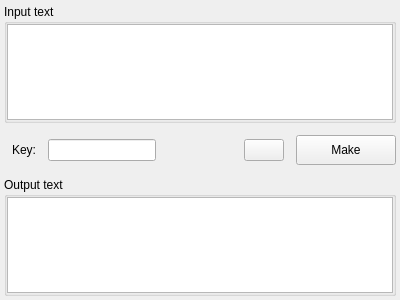
<?xml version="1.0" encoding="UTF-8"?>
<ui version="4.0">
 <class>vernam</class>
 <widget class="QWidget" name="vernam">
  <property name="geometry">
   <rect>
    <x>0</x>
    <y>0</y>
    <width>400</width>
    <height>300</height>
   </rect>
  </property>
  <property name="windowTitle">
   <string>Form</string>
  </property>
  <layout class="QVBoxLayout" name="verticalLayout">
   <property name="spacing">
    <number>12</number>
   </property>
   <property name="leftMargin">
    <number>4</number>
   </property>
   <property name="topMargin">
    <number>4</number>
   </property>
   <property name="rightMargin">
    <number>4</number>
   </property>
   <property name="bottomMargin">
    <number>4</number>
   </property>
   <item>
    <widget class="QGroupBox" name="group_box_input">
     <property name="title">
      <string>Input text</string>
     </property>
     <layout class="QVBoxLayout" name="verticalLayout_40">
      <property name="spacing">
       <number>0</number>
      </property>
      <property name="leftMargin">
       <number>0</number>
      </property>
      <property name="topMargin">
       <number>0</number>
      </property>
      <property name="rightMargin">
       <number>0</number>
      </property>
      <property name="bottomMargin">
       <number>0</number>
      </property>
      <item>
       <widget class="QTextEdit" name="text_edit_input"/>
      </item>
     </layout>
    </widget>
   </item>
   <item>
    <layout class="QHBoxLayout" name="horizontal_layout_1">
     <property name="spacing">
      <number>12</number>
     </property>
     <property name="leftMargin">
      <number>8</number>
     </property>
     <item>
      <widget class="QLabel" name="label_key">
       <property name="sizePolicy">
        <sizepolicy hsizetype="Fixed" vsizetype="Fixed">
         <horstretch>0</horstretch>
         <verstretch>0</verstretch>
        </sizepolicy>
       </property>
       <property name="text">
        <string>Key:</string>
       </property>
      </widget>
     </item>
     <item>
      <widget class="QLineEdit" name="line_edit_key"/>
     </item>
     <item>
      <spacer name="horizontal_spacer">
       <property name="orientation">
        <enum>Qt::Horizontal</enum>
       </property>
       <property name="sizeHint" stdset="0">
        <size>
         <width>40</width>
         <height>20</height>
        </size>
       </property>
      </spacer>
     </item>
     <item>
      <widget class="QPushButton" name="button_settings">
       <property name="styleSheet">
        <string notr="true"/>
       </property>
       <property name="text">
        <string/>
       </property>
       <property name="iconSize">
        <size>
         <width>16</width>
         <height>16</height>
        </size>
       </property>
      </widget>
     </item>
     <item>
      <widget class="QPushButton" name="button_make">
       <property name="sizePolicy">
        <sizepolicy hsizetype="Fixed" vsizetype="Fixed">
         <horstretch>0</horstretch>
         <verstretch>0</verstretch>
        </sizepolicy>
       </property>
       <property name="minimumSize">
        <size>
         <width>100</width>
         <height>30</height>
        </size>
       </property>
       <property name="text">
        <string>Make</string>
       </property>
      </widget>
     </item>
    </layout>
   </item>
   <item>
    <widget class="QGroupBox" name="group_box_output">
     <property name="title">
      <string>Output text</string>
     </property>
     <layout class="QVBoxLayout" name="verticalLayout_41">
      <property name="spacing">
       <number>0</number>
      </property>
      <property name="leftMargin">
       <number>0</number>
      </property>
      <property name="topMargin">
       <number>0</number>
      </property>
      <property name="rightMargin">
       <number>0</number>
      </property>
      <property name="bottomMargin">
       <number>0</number>
      </property>
      <item>
       <widget class="QTextEdit" name="text_edit_output"/>
      </item>
     </layout>
    </widget>
   </item>
  </layout>
 </widget>
 <resources/>
 <connections/>
</ui>
